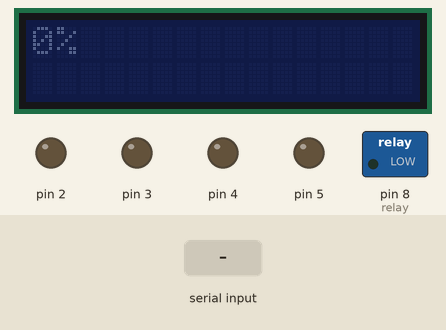
Recording of a sketch running on a simulated Arduino Uno, built with avr-gcc and run on an emulated ATmega328P. Parts: 16×2 character LCD, switched loads named in the sketch (green lamp = pin HIGH), output pins drawn as LEDs (lit = HIGH). Wiring (from diagram.json): PCF8574 port expander at I2C address 0x27. The test bench sets the inputs (shaded band). What the sketch prints to the serial monitor is not drawn.

Above: at 1.2 s.
1.3 s: "ON\n" received over Serial
At 2.3 s:
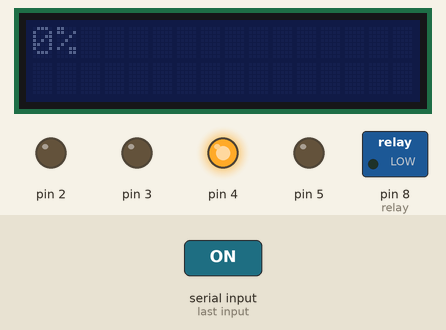
2.8 s: "OFF\n" received over Serial
At 3.4 s:
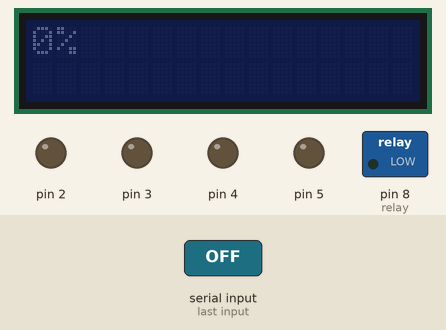
Timing chart, 0 to 5.8 s (numbered marks = the images above; inputs shaded):
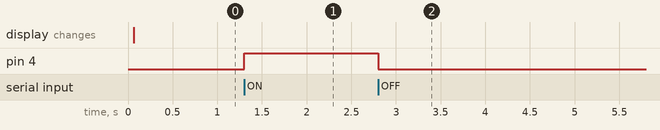

Measured:
- after the input at 1.3 s, pin 4: LOW → HIGH at once
- after the input at 2.8 s, pin 4: HIGH → LOW at once

The sketch:

one_file.ino
```cpp
#include <Wire.h>

/*
    config.h
*/

#define LCD_ADDR 0x27
#define LCD_COLS 16
#define LCD_ROWS 2

#define SERIAL_BAUD 9600

#define RELAY_IN 4

#define MOTOR_IN1 2
#define MOTOR_IN2 3
#define MOTOR_EN 5
#define SPEED_STEP 1

#define TINKERCAD true

/*
    LCD.h
*/

struct OutputState
{
    uint8_t rs = 0;
    uint8_t rw = 0;
    uint8_t E = 0;
    uint8_t Led = 0;
    uint8_t data = 0;

    uint8_t GetLowData()
    {
        uint8_t buffer = rs;
        buffer |= rw << 1;
        buffer |= E << 2;
        buffer |= Led << 3;
        buffer |= (data & 0x0F) << 4;

        return buffer;
    }

    uint8_t GetHighData()
    {
        uint8_t buffer = rs;
        buffer |= rw << 1;
        buffer |= E << 2;
        buffer |= Led << 3;
        buffer |= (data & 0xF0);
        return buffer;
    }
};

class LCD : public Print
{
public:
    LCD(uint8_t address, uint8_t columns = 16, uint8_t rows = 2)
    : _address(address), _columnMax(--columns), _rowMax(--rows) {}

    void begin(bool beginWire = true);
    void backlight();
    void noBacklight();

    void clear();
    void home();
    void leftToRight();
    void rightToLeft();
    void autoscroll();
    void noAutoscroll();
    void display();
    void noDisplay();
    void cursor();
    void noCursor();
    void blink();
    void noBlink();
    void scrollDisplayLeft();
    void scrollDisplayRight();
    void createChar(uint8_t location, uint8_t charmap[]);
    void setCursor(uint8_t col, uint8_t row);

    // Method used by the Arduino class "Print" which is the one that provides the .print(string) method
    virtual size_t write(uint8_t character);

private:
    void InitializeLCD();
    void I2C_Write(uint8_t output);
    void LCD_Write(uint8_t output, bool initialization = false);

private:
    uint8_t _address;
    uint8_t _columnMax;
    uint8_t _rowMax;
    OutputState _output;
    uint8_t _displayState = 0x00;
    uint8_t _entryState = 0x00;
};

/*
    LCD.cpp
*/

void LCD::begin(bool beginWire)
{
    if (beginWire)
        Wire.begin();

    I2C_Write(0b00000000); // Clear i2c adapter
    delay(50); //Wait more than 40ms after powerOn.

    InitializeLCD();
}

void LCD::backlight()
{
    _output.Led = 1;
    I2C_Write(0b00000000 | _output.Led << 3); // Led pin is independent from LCD data and control lines.
}

void LCD::noBacklight()
{
    _output.Led = 0;
    I2C_Write(0b00000000 | _output.Led << 3); // Led pin is independent from LCD data and control lines.
}

void LCD::clear()
{
    _output.rs = 0;
    _output.rw = 0;

    LCD_Write(0b00000001);
    delayMicroseconds(1600);
}

void LCD::home()
{
    _output.rs = 0;
    _output.rw = 0;

    LCD_Write(0b00000010);
    delayMicroseconds(1600);
}

// Part of Entry mode set
void LCD::leftToRight()
{
    _output.rs = 0;
    _output.rw = 0;

    _entryState |= 1 << 1;

    LCD_Write(0b00000100 | _entryState);
    delayMicroseconds(37);
}

// Part of Entry mode set
void LCD::rightToLeft()
{
    _output.rs = 0;
    _output.rw = 0;

    _entryState &= ~(1 << 1);

    LCD_Write(0b00000100 | _entryState);
    delayMicroseconds(37);
}

// Part of Entry mode set
void LCD::autoscroll()
{
    _output.rs = 0;
    _output.rw = 0;

    _entryState |= 1;

    LCD_Write(0b00000100 | _entryState);
    delayMicroseconds(37);
}

// Part of Entry mode set
void LCD::noAutoscroll()
{
    _output.rs = 0;
    _output.rw = 0;

    _entryState &= ~1;

    LCD_Write(0b00000100 | _entryState);
    delayMicroseconds(37);
}

// Part of Display control
void LCD::display()
{
    _output.rs = 0;
    _output.rw = 0;

    _displayState |= 1 << 2;

    LCD_Write(0b00001000 | _displayState);
    delayMicroseconds(37);
}

// Part of Display control
void LCD::noDisplay()
{
    _output.rs = 0;
    _output.rw = 0;

    _displayState &= ~(1 << 2);

    LCD_Write(0b00001000 | _displayState);
    delayMicroseconds(37);
}

// Part of Display control
void LCD::cursor()
{
    _output.rs = 0;
    _output.rw = 0;

    _displayState |= 1 << 1;

    LCD_Write(0b00001000 | _displayState);
    delayMicroseconds(37);
}

// Part of Display control
void LCD::noCursor()
{
    _output.rs = 0;
    _output.rw = 0;

    _displayState &= ~(1 << 1);

    LCD_Write(0b00001000 | _displayState);
    delayMicroseconds(37);
}

// Part of Display control
void LCD::blink()
{
    _output.rs = 0;
    _output.rw = 0;

    _displayState |= 1;

    LCD_Write(0b00001000 | _displayState);
    delayMicroseconds(37);
}

// Part of Display control
void LCD::noBlink()
{
    _output.rs = 0;
    _output.rw = 0;

    _displayState &= ~1;

    LCD_Write(0b00001000 | _displayState);
    delayMicroseconds(37);
}

// Part of Cursor or display shift
void LCD::scrollDisplayLeft()
{
    _output.rs = 0;
    _output.rw = 0;

    LCD_Write(0b00011000);
    delayMicroseconds(37);
}

// Part of Cursor or display shift
void LCD::scrollDisplayRight()
{
    _output.rs = 0;
    _output.rw = 0;

    LCD_Write(0b00011100);
    delayMicroseconds(37);
}

// Set CGRAM address
void LCD::createChar(uint8_t location, uint8_t charmap[])
{
    _output.rs = 0;
    _output.rw = 0;

    location %= 8;

    LCD_Write(0b01000000 | (location << 3));
    delayMicroseconds(37);

    for (int i = 0; i < 8; i++)
        write(charmap[i]);

    setCursor(0, 0); // Set the address pointer back to the DDRAM
}

// Set DDRAM address
void LCD::setCursor(uint8_t col, uint8_t row)
{
    static const uint8_t row_offsets[] = {0x00, 0x40, 0x14, 0x54};
    _output.rs = 0;
    _output.rw = 0;

    if(col > _columnMax) { col = _columnMax; } // sanity limits
    if(row > _rowMax) { row = _rowMax; } // sanity limits

    uint8_t newAddress = row_offsets[row] + col;

    LCD_Write(0b10000000 | newAddress);
    delayMicroseconds(37);
}

size_t LCD::write(uint8_t character)
{
    _output.rs = 1;
    _output.rw = 0;

    LCD_Write(character);
    delayMicroseconds(41);

    return 1;
}

void LCD::InitializeLCD()
{
    // See HD44780U datasheet "Initializing by Instruction" Figure 24 (4-Bit Interface)
    _output.rs = 0;
    _output.rw = 0;

    LCD_Write(0b00110000, true);
    delayMicroseconds(4200);
    LCD_Write(0b00110000, true);
    delayMicroseconds(150);
    LCD_Write(0b00110000, true);
    delayMicroseconds(37);
    LCD_Write(0b00100000, true); // Function Set - 4 bits mode
    delayMicroseconds(37);
    LCD_Write(0b00101000); // Function Set - 4 bits(Still), 2 lines, 5x8 font
    delayMicroseconds(37);

    display();
    clear();
    leftToRight();
}

void LCD::I2C_Write(uint8_t output)
{
    Wire.beginTransmission(_address);
    Wire.write(output);
    Wire.endTransmission();
}

void LCD::LCD_Write(uint8_t output, bool initialization)
{
    _output.data = output;

    _output.E = true;
    I2C_Write(_output.GetHighData());
    delayMicroseconds(1); // High part of enable should be >450 nS

    _output.E = false;
    I2C_Write(_output.GetHighData());

    // During initialization we only send half a byte
    if (!initialization)
    {
        delayMicroseconds(37); // I think we need a delay between half byte writes, but no sure how long it needs to be.

        _output.E = true;
        I2C_Write(_output.GetLowData());
        delayMicroseconds(1); // High part of enable should be >450 nS

        _output.E = false;
        I2C_Write(_output.GetLowData());
    }
    //delayMicroseconds(37); // Some commands have different timing requirement,
                             // so every command should handle its own delay after execution
}

/*
    SerialMap.cpp
*/

#if !TINKERCAD
    #include <stdio.h>

    LCD *lcd = NULL;

    int lcdRow = 0;
    int lcdCol = 0;

    FILE *_stdin;
    FILE *_stdout;

    bool serialEnabled = false;
    bool serialPrint = false;

    static int getCharSerial(__attribute__((unused)) FILE *stream){
        if(Serial.available())
            return Serial.read();
    }

    static int putChar(char c, __attribute__((unused)) FILE *stream){
        int ret;

        if(serialPrint){
            if(c == 127){
                Serial.write(8);
                ret = Serial.write(' ');
                Serial.write(8);
            }else if(c == 10 || c == 13){
                ret = Serial.write(13) && Serial.write(10);
            }
            else{
                ret = Serial.write(c);
            }
        }else{
            if(c == 13){
                lcdCol = 0;
                lcdRow++;
                if(lcdRow >= LCD_ROWS){
                    lcdRow = 0;
                }
                ret = 1;
            }else if(c == 127){
                lcdCol--;
                if(lcdCol < 0){
                    lcdCol = 0;
                }
                lcd->setCursor(lcdCol, lcdRow);
                ret = lcd->print(' ');
                lcd->setCursor(lcdCol, lcdRow);
            }else{
                lcd->setCursor(lcdCol, lcdRow);
                ret = lcd->print(c);
                lcdCol++;
                if(lcdCol >= LCD_COLS){
                    lcdCol = 0;
                    lcdRow++;
                    if(lcdRow >= LCD_ROWS){
                        lcdRow = 0;
                    }
                }
            }
        }

        return ret == 1 ? 0 : -1;
    }

    void redirectStdout(){
        if(lcd == NULL){
            lcd = new LCD(LCD_ADDR, LCD_COLS, LCD_ROWS);
            lcd->begin();
        }

        if(!serialEnabled){
            Serial.begin(SERIAL_BAUD);
            serialEnabled = true;
        }

        _stdout = fdevopen(&putChar, NULL);
    }

    void stdoutToSerial(){
        serialPrint = true;
    }

    void stdoutToLCD(){
        serialPrint = false;
    }

    void stdinToSerial(){
        if(!serialEnabled)
            Serial.begin(SERIAL_BAUD);

        serialEnabled = true;

        _stdin = fdevopen(NULL, &getCharSerial);
    }

    void clearLCD(){
        lcd->clear();
        lcdRow = 0;
        lcdCol = 0;
    }
#endif

/*
    L298N.h
*/

class L298N{
    private:
        int in1;
        int in2;
        int en;
        int speed = 0;
        int targetSpeed = 0;
        int analogMap(int speed);
    public:
        L298N(int in1, int in2, int en);
        void setTargetSpeed(int speed);
        void setSpeed();
        void applySpeed();
        int getSpeed();
        int getTargetSpeed();
};

/*
    L298N.cpp
*/

L298N::L298N(int in1, int in2, int en){
    this->in1 = in1;
    this->in2 = in2;
    this->en = en;
    this->speed = 0;

    pinMode(this->in1, OUTPUT);
    pinMode(this->in2, OUTPUT);
    pinMode(this->en, OUTPUT);
}

void L298N::setTargetSpeed(int speed){
    if(speed > 100){
        this->targetSpeed = 100;
    }else if(speed < -100){
        this->targetSpeed = -100;
    }else{
        this->targetSpeed = speed;
    }
}

void L298N::setSpeed(){
    if(this->targetSpeed > this->speed){
        this->speed += SPEED_STEP;
    }else if(this->targetSpeed < this->speed){
        this->speed -= SPEED_STEP;
    }

    this->applySpeed();

    delay(10);
}

void L298N::applySpeed(){
    if(this->speed == 0){
        analogWrite(this->en, 0);
        digitalWrite(this->in1, LOW);
        digitalWrite(this->in2, LOW);
    }else if(this->speed > 0){
        analogWrite(this->en, this->analogMap(this->speed));
        digitalWrite(this->in1, HIGH);
        digitalWrite(this->in2, LOW);
    }else if(this->speed < 0){
        analogWrite(this->en, this->analogMap(this->speed));
        digitalWrite(this->in1, LOW);
        digitalWrite(this->in2, HIGH);
    }
}

int L298N::getSpeed(){
    return this->speed;
}

int L298N::analogMap(int speed){
    speed = abs(speed);

    return (int)map(speed, 0, 100, 0, 255);
}

int L298N::getTargetSpeed(){
    return this->targetSpeed;
}

/*
    Relay.h
*/

class Relay{
    private:
        int pin;
        bool state;
    public:
        Relay(int pin);
        void toggle();
        void setState(bool state);
        bool getState();
};

/*
    Relay.cpp
*/

Relay::Relay(int pin){
    this->pin = pin;
    this->state = false;
    pinMode(this->pin, OUTPUT);
}

void Relay::toggle(){
    this->state = !this->state;
    digitalWrite(this->pin, this->state);
}

void Relay::setState(bool state){
    this->state = state;
    digitalWrite(this->pin, this->state);
}

bool Relay::getState(){
    return this->state;
}

/*
    main.cpp
*/
#if TINKERCAD
    LCD lcd = LCD(LCD_ADDR, LCD_COLS, LCD_ROWS);
#endif

Relay relay(RELAY_IN);
L298N motor(MOTOR_IN1, MOTOR_IN2, MOTOR_EN);

String inputBuffer = "";

int getPercentage(String input){
    bool negative = false;

    if(input[input.length() - 1] != '%'){
        return -1;
    }

    if(input[0] == '-'){
        negative = true;
        input.remove(0, 1);
    }

    for(unsigned int i = 0; i < input.length() - 1; i++){
        if(input[i] < '0' || input[i] > '9'){
            return -1;
        }
    }

    int percentage = input.substring(0, input.length() - 1).toInt();

    return negative ? -percentage : percentage;
}

void setup(){
    #if !TINKERCAD
        stdinToSerial();
        redirectStdout();

        stdoutToLCD();
        clearLCD();
        printf("%d%%", motor.getSpeed());
    #else
        Serial.begin(SERIAL_BAUD);

        lcd.begin();
        lcd.print(motor.getSpeed());
        lcd.print("%");
    #endif
}

void loop(){
    if(motor.getSpeed() != motor.getTargetSpeed()){
        motor.setSpeed();

        #if !TINKERCAD
            stdoutToLCD();
            clearLCD();
            printf("%d%%", motor.getSpeed());
        #else
            lcd.clear();
            lcd.print(motor.getSpeed());
            lcd.print("%");
        #endif
    }

    #if !TINKERCAD
        char c = getchar();

        if(c){
            stdoutToSerial();

            if(c == 13){
                if(inputBuffer == "ON"){
                    relay.setState(true);
                }else if(inputBuffer == "OFF"){
                    relay.setState(false);
                }else{
                    if(getPercentage(inputBuffer) != -1){
                        motor.setTargetSpeed(getPercentage(inputBuffer));
                    }else if(inputBuffer.length() > 0){
                        printf("\nInvalid input: %s", inputBuffer.c_str());
                    }
                }

                inputBuffer = "";
            }else if(c == 127){
                if(inputBuffer.length() > 0)
                    inputBuffer.remove(inputBuffer.length() - 1);
            }else if(c == 8){
                if(inputBuffer.length() > 0)
                    inputBuffer.remove(inputBuffer.length() - 1);
                c = 127;
            }else if(c != 127 && c != 13 && c != 10 && c != 8){
                inputBuffer += c;
            }

            printf("%c", c);
        }
    #else
        inputBuffer = Serial.readStringUntil('\n');

        if(inputBuffer[inputBuffer.length() - 1] == 13){
            inputBuffer.remove(inputBuffer.length() - 1);
        }

        if (inputBuffer != ""){
            Serial.println(inputBuffer);

            if(inputBuffer == "ON"){
                relay.setState(true);
            }else if(inputBuffer == "OFF"){
                relay.setState(false);
            }else{
                int percentage = getPercentage(inputBuffer);
                if(percentage != -1){
                    motor.setTargetSpeed(percentage);
                }else if(inputBuffer.length() > 0){
                    Serial.print("Invalid input: ");
                    Serial.println(inputBuffer);
                }
            }

            inputBuffer = "";
        }
    #endif
}
```

config.h
```cpp
#ifndef CONFIG_H
#define CONFIG_H
    #define LCD_ADDR 0x27
    #define LCD_COLS 16
    #define LCD_ROWS 2

    #define SERIAL_BAUD 9600

    #define RELAY_IN 8

    #define MOTOR_IN1 2
    #define MOTOR_IN2 3
    #define MOTOR_EN 5
    #define SPEED_STEP 1

    #define TINKERCAD false
#endif
```

L298N.h
```cpp
#ifndef L298N_H
#define L298N_H

#define SPEED_STEP 1

#include <Arduino.h>

class L298N{
    private:
        int in1;
        int in2;
        int en;

        /*
            Speed of the motor in %.
            range: -100 to 100
        */
        int speed = 0;

        /*
            Target speed of the motor in %.
            range: -100 to 100
        */
        int targetSpeed = 0;

        /*
            Map the speed to the analogWrite range.
            range: -100 to 100
        */
        int analogMap(int speed);
    public:
        L298N(int in1, int in2, int en);

        /*
            Set the target speed of the motor in %.
            range: -100 to 100
        */
        void setTargetSpeed(int speed);

        /*
            Set the speed of the motor to the target speed.
            Call on each loop iteration.
        */
        void setSpeed();

        /*
            Apply the speed to the motor.
            Call on each loop iteration.
        */
        void applySpeed();

        /*
            Get the speed of the motor in %.
            range: -100 to 100
        */
        int getSpeed();

        /*
            Get the target speed of the motor in %.
            range: -100 to 100
        */
        int getTargetSpeed();
};

#endif
```

Relay.cpp
```cpp
#include "Relay.h"

Relay::Relay(int pin){
    this->pin = pin;
    this->state = false;
    pinMode(this->pin, OUTPUT);
}

void Relay::toggle(){
    this->state = !this->state;
    digitalWrite(this->pin, this->state);
}

void Relay::setState(bool state){
    this->state = state;
    digitalWrite(this->pin, this->state);
}

bool Relay::getState(){
    return this->state;
}
```

Relay.h
```cpp
#ifndef RELAY_H
#define RELAY_H

#include <Arduino.h>

class Relay{
    private:
        int pin;
        bool state;
    public:
        Relay(int pin);
        void toggle();
        void setState(bool state);
        bool getState();
};

#endif
```

SerialMap.h
```cpp
#ifndef SEIAL_MAP_H
#define SEIAL_MAP_H

#define SERIAL_BAUD 9600

#define LCD_ADDR 0x27
#define LCD_COLS 16
#define LCD_ROWS 2

#include <Arduino.h>
#include <stdio.h>
#include "LCD.h"

/*
    Redirect stdout (default to LCD).
*/
void redirectStdout();

/*
    Map the standard output to the serial port.
*/
void stdoutToSerial();

/*
    Map the standard output to the LCD.
*/
void stdoutToLCD();

/*
    Map the standard input to the serial port.
*/
void stdinToSerial();

/*
    Clear the LCD.
*/
void clearLCD();

#endif
```

Source omitted: main.cpp (3393 bytes), LCD.cpp (5537 bytes), LCD.h (1732 bytes), SerialMap.cpp (2052 bytes)
